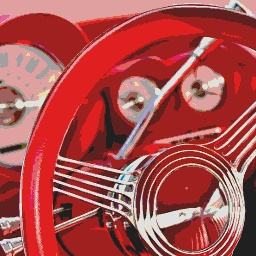
//> input picture img/0.jpg, 256 x 256 px
$ ./3.Histogram img/0.jpg img/1.jpg   (built with g++ and OpenCV 4)
//> lines starting //> are read from the running program, lines starting //| are printed output that depends on the picture
#include "opencv2/imgproc/imgproc.hpp"
#include "opencv2/highgui/highgui.hpp"
#include "opencv\cv.h"
#include <math.h>
#include <iostream>
#include <fstream>
using namespace cv;
using namespace std;

// 3 HISTOGRAM

unsigned __int32 su(unsigned __int16 i[]) {
	unsigned __int32 ddd = 0;
	for (int j = 0; j < 12; j++) {
		ddd += i[j];
	}
	return ddd;
}
int main(int argc, char** argv)
{
	// Print out usage
	if (argc != 3) {
		cout << "Usage: " << argv[0] << "[input] [output]" << endl;
		return 0;
	}

	// Read the image data and store it in 'in'
	Mat in = imread(argv[1], CV_LOAD_IMAGE_ANYDEPTH | CV_LOAD_IMAGE_ANYCOLOR);
//> in is the input picture: 256 rows x 256 cols, CV_8UC3; mean B, G, R 77.4, 78.3, 171.3

	// Check whether the image is loaded or not
	if (in.empty()) {
		cout << "Error: Image cannot be loaded!" << endl;
		return -1;
	}

	// Display the original image
	imshow("Original", in);

	// Split input image into 3 channels
	Mat channel[3];
	split(in, channel);
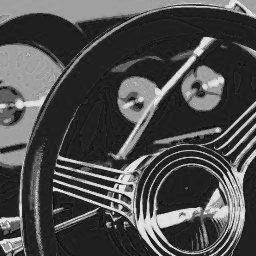
//> channel[0]: 256 rows x 256 cols, CV_8UC1; min 0, max 254, mean 77.4
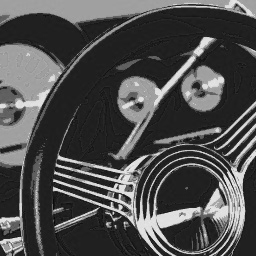
//> channel[1]: 256 rows x 256 cols, CV_8UC1; min 0, max 239, mean 78.3
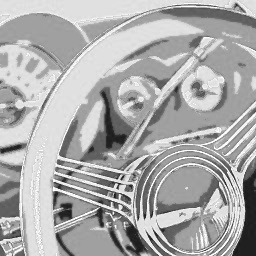
//> channel[2]: 256 rows x 256 cols, CV_8UC1; min 20, max 255, mean 171.3

	unsigned __int16 i[12];
	for (int n = 0; n < 12; n++) {
		i[n] = 0;
	}
	int r, g, b;
	// Reduce the colorspace
	for (int y = 0; y < in.rows; y++) {
		for (int x = 0; x < in.cols; x++) {
			r = (int) channel[2].at<uchar>(y, x);
			g = (int) channel[1].at<uchar>(y, x);
			b = (int) channel[0].at<uchar>(y, x);

			//cout << r << " " << g << " " << b << endl;
			if (r > 191)
				i[3]++;
			else if (r > 127)
				i[2]++;
			else if (r > 63)
				i[1]++;
			else if (r > 0)
				i[0]++;

			if (g > 191)
				i[7]++;
			else if (g > 127)
				i[6]++;
			else if (g > 63)
				i[5]++;
			else if (g > 0)
				i[4]++;

			if (b > 191)
				i[11]++;
			else if (b > 127)
				i[10]++;
			else if (b > 63)
				i[9]++;
			else if (b > 0)
				i[8]++;


		}
	}
//> this loop made 256 passes
//> (r, g, b) on passes 1 to 3: (228, 158, 158), (227, 159, 158), (224, 161, 156)
//> after the loop, r = 32; g = 32; b = 32
	cout << su(i) << " "<<in.cols * in.rows;
//| 196606 65536

	ofstream test;
	test.clear();
	test.open("histogram.dat", ios::out);
	for (int k = 0; k < 12; k++) {
		test << (int)k << " " << i[k] << endl;
	}
	test.close();

	waitKey(0);
	destroyAllWindows;
	return 0;
}

$ run again, on img/10.jpg
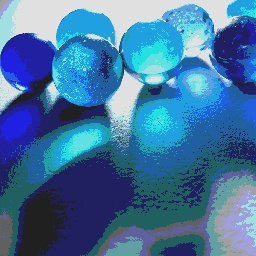
//> input picture img/10.jpg, 256 x 256 px
//> in is the input picture: 256 rows x 256 cols, CV_8UC3; mean B, G, R 158.8, 115.4, 66.8
//> `split(in, channel);`:
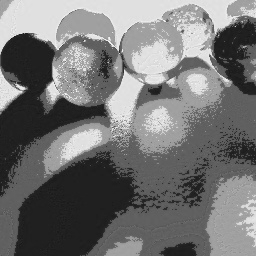
//> channel[1]: 256 rows x 256 cols, CV_8UC1; min 21, max 250, mean 115.4
//> `split(in, channel);`:
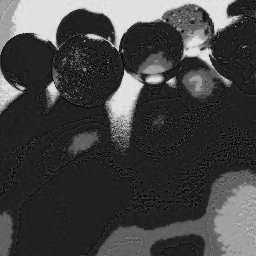
//> channel[2]: 256 rows x 256 cols, CV_8UC1; min 0, max 234, mean 66.8
//> the loop `for (int y = 0; y < in.rows; y++)` made 256 passes
//> (r, g, b) on passes 1 to 3: (59, 206, 249), (19, 173, 209), (10, 179, 202)
//> after the loop `for (int y = 0; y < in.rows; y++)`: r = 163; g = 162; b = 206
//| 196385 65536

$ run again, on img/11.jpg
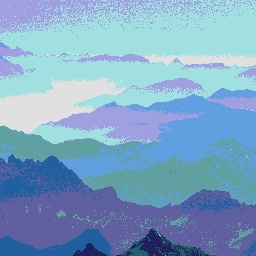
//> input picture img/11.jpg, 256 x 256 px
//> in is the input picture: 256 rows x 256 cols, CV_8UC3; mean B, G, R 197.7, 165.1, 126
//> `split(in, channel);`:
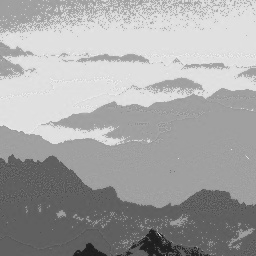
//> channel[1]: 256 rows x 256 cols, CV_8UC1; min 25, max 244, mean 165.1
//> `split(in, channel);`:
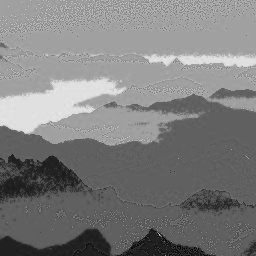
//> channel[2]: 256 rows x 256 cols, CV_8UC1; min 0, max 234, mean 126
//> the loop `for (int y = 0; y < in.rows; y++)` made 256 passes
//> (r, g, b) on passes 1 to 3: (134, 181, 191), (169, 219, 228), (164, 221, 230)
//> after the loop `for (int y = 0; y < in.rows; y++)`: r = 73; g = 105; b = 166
//| 196606 65536

$ run again, on img/12.jpg
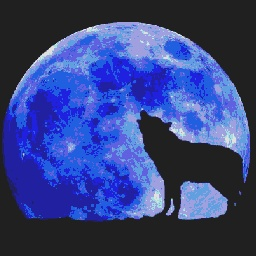
//> input picture img/12.jpg, 256 x 256 px
//> in is the input picture: 256 rows x 256 cols, CV_8UC3; mean B, G, R 130.4, 67, 53.3
//> `split(in, channel);`:
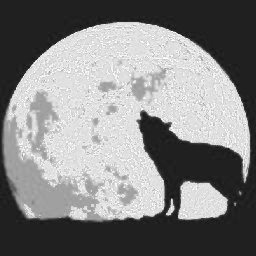
//> channel[0]: 256 rows x 256 cols, CV_8UC1; min 21, max 255, mean 130.4
//> `split(in, channel);`:
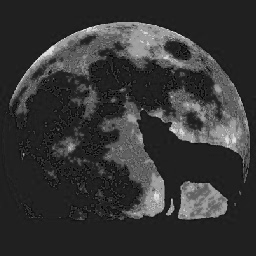
//> channel[2]: 256 rows x 256 cols, CV_8UC1; min 0, max 228, mean 53.3
//> after the loop `for (int y = 0; y < in.rows; y++)`: r = 32
//| 196579 65536
